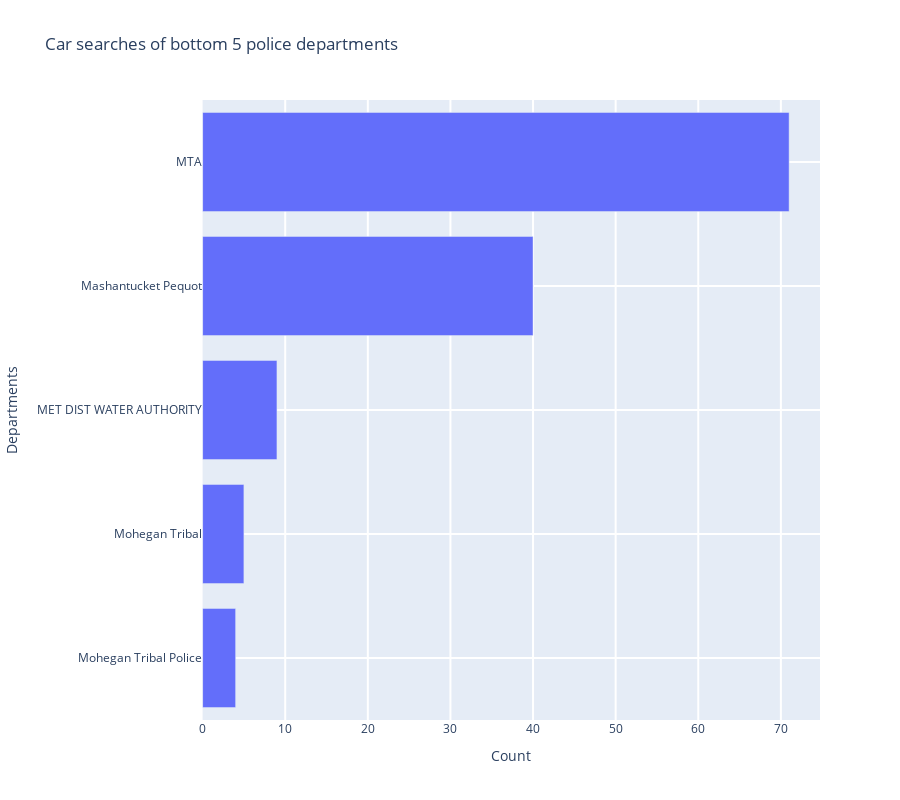

Source (notebook cell):
### Markdown cell above
**State Police** does the most searches by a large margin.

### Code cell
departments_freq = df['Department Name'].value_counts(normalize=False).sort_values(ascending=True).head(5)
data = [
    go.Bar(
        y=departments_freq.index,
        x=departments_freq,
        orientation='h'
    )]
layout = go.Layout(
    height=800,
    title=f'Car searches of bottom {departments_freq.size} police departments',
    hovermode='closest',
    xaxis=dict(title='Count', ticklen=5, zeroline=False, gridwidth=2, domain=[0.1, 1]),
    yaxis=dict(title='Departments', ticklen=5, gridwidth=2),
    showlegend=False
)
fig = go.Figure(data=data, layout=layout)
iplot(fig)

### Figure 1 — Plotly figure (JSON) as saved in the notebook; plotly's stock layout.template omitted (floating-point values rounded to 4 significant figures)
{"data": [{"orientation": "h", "type": "bar", "x": [4, 5, 9, 40, 71], "y": ["Mohegan Tribal Police", "Mohegan Tribal", "MET DIST WATER AUTHORITY", "Mashantucket Pequot", "MTA"]}], "layout": {"height": 800, "hovermode": "closest", "showlegend": false, "title": {"text": "Car searches of bottom 5 police departments"}, "xaxis": {"domain": [0.1, 1], "gridwidth": 2, "ticklen": 5, "title": {"text": "Count"}, "zeroline": false}, "yaxis": {"gridwidth": 2, "ticklen": 5, "title": {"text": "Departments"}}}}
